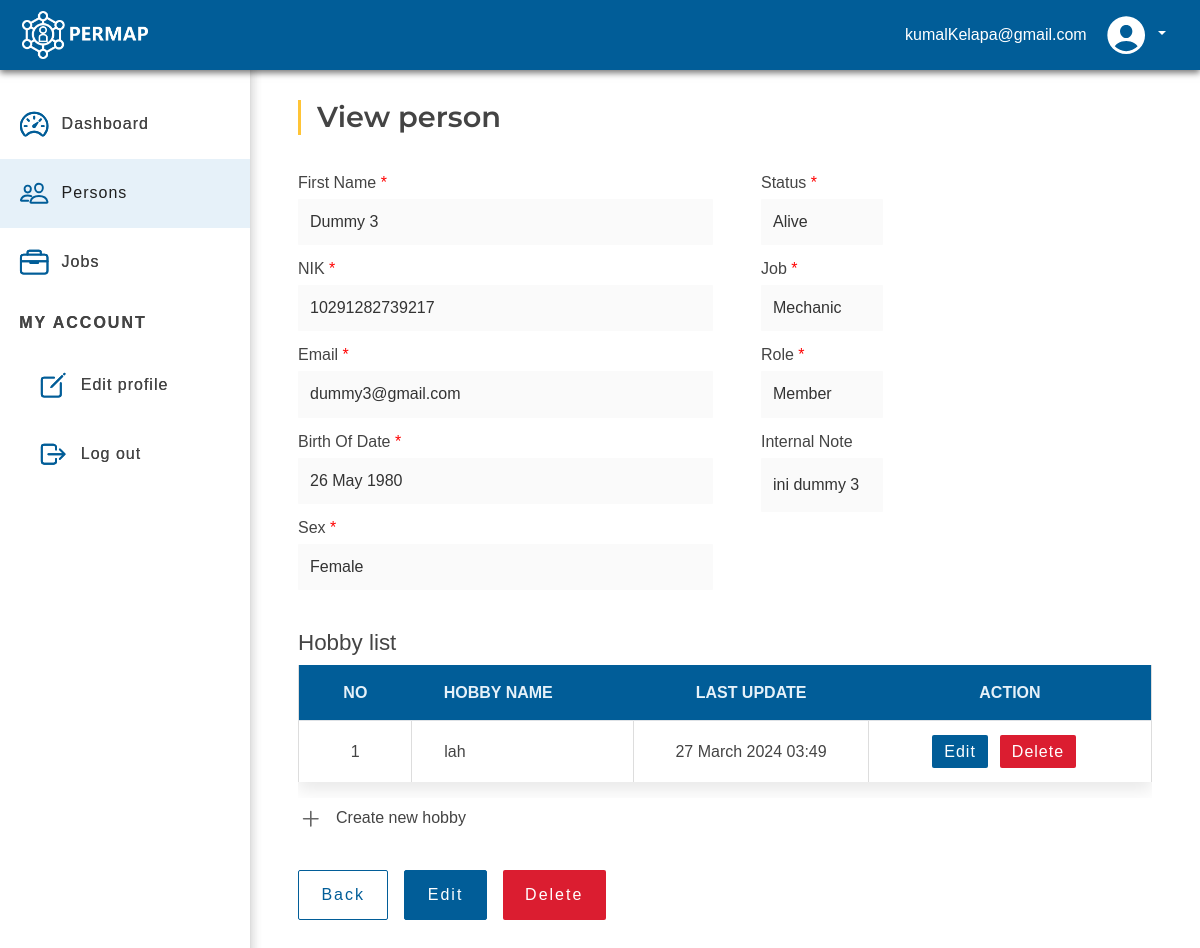
/view-person.php?person=63 (signed in), run on the app's committed database.
### tables this page shows
CREATE TABLE `persons` (
  `id` int NOT NULL AUTO_INCREMENT,
  `firstName` varchar(30) NOT NULL,
  `lastName` varchar(30) DEFAULT NULL,
  `nik` varchar(16) NOT NULL,
  `email` varchar(320) NOT NULL,
  `birthDate` date DEFAULT NULL,
  `sex` varchar(20) NOT NULL,
  `internalNote` varchar(320) DEFAULT NULL,
  `role` varchar(20) NOT NULL,
  `password` varchar(60) NOT NULL,
  `status` tinyint(1) NOT NULL,
  `lastLoggedIn` timestamp NULL DEFAULT NULL,
  PRIMARY KEY (`id`)
);

CREATE TABLE `jobs` (
  `id` int NOT NULL AUTO_INCREMENT,
  `jobs_name` varchar(60) DEFAULT NULL,
  `count` int DEFAULT NULL,
  `last_update` timestamp NOT NULL,
  PRIMARY KEY (`id`)
);

CREATE TABLE `hobbies` (
  `id` int NOT NULL AUTO_INCREMENT,
  `hobbies_name` varchar(60) DEFAULT NULL,
  `person_id` int NOT NULL,
  `last_update` timestamp NULL DEFAULT NULL,
  PRIMARY KEY (`id`),
  KEY `hobbies2_persons_id_fk` (`person_id`),
  CONSTRAINT `hobbies2_persons_id_fk` FOREIGN KEY (`person_id`) REFERENCES `persons` (`id`)
);

### action/utils.php (called while the page is built, shortened)
<?php
require_once __DIR__ . "/../include/db.php";
function getPersonHobbiesFromDb(string $personId): array
{
    global $PDO;
    try {
        $query = "SELECT * FROM `hobbies` WHERE `person_id` = :person_id ORDER BY id DESC ";
        $stmt = $PDO->prepare($query);
        $stmt->execute(array(
            "person_id" => $personId
        ));
        $personHobbies = $stmt->fetchAll(PDO::FETCH_ASSOC);
    } catch (PDOException $e) {
        die("Query error: " . $e->getMessage());
    }
    $result = [];
    for ($i = 0; $i < count($personHobbies); $i++) {
        $hobby = [
            ID => $personHobbies[$i][ID],
            HOBBIES_NAME => $personHobbies[$i][HOBBIES_NAME],
            HOBBIES_PERSON_ID => $personHobbies[$i][HOBBIES_PERSON_ID],
            HOBBIES_LAST_UPDATE => convertDateToTimestamp($personHobbies[$i][HOBBIES_LAST_UPDATE])
        ];
        $result[] = $hobby;
    }
    return $result;
}
function getPersonJob(string $personId)
{
    global $PDO;
    try {
        $query = "SELECT * FROM `person_job` WHERE person_id = :person_id";
        $stmt = $PDO->prepare($query);
        $stmt->execute(array(
            "person_id" => $personId
        ));
        $personJob = $stmt->fetch(PDO::FETCH_ASSOC);
        $queryJob = "SELECT * FROM `jobs` WHERE id = :job_id";
        $stmt = $PDO->prepare($queryJob);
        $stmt->execute(array(
            "job_id" => $personJob[PERSON_JOBS_JOB_ID]
        ));
        return $stmt->fetch(PDO::FETCH_ASSOC);
    } catch (PDOException $e) {
        die("Query error: " . $e->getMessage());
    }
}
function transformSexFromDb(string $value): string
{
    return match ($value) {
        'F' => SEX_FEMALE,
        'M' => SEX_MALE,
        default => SEX_BETTER_NOT_SAY,
    };
}
function transformRoleFromDb(string $value): string
{
    return match ($value) {
        'A' => ROLE_ADMIN,
        default => ROLE_MEMBER
    };
}
function convertDateToTimestamp(mixed $date): int|null
{
    if (!is_numeric($date)) {
        $date = str_replace('-', '/', $date);
        return strtotime($date);
    }
    return null;
}
function &findFirstFromDb(string $tableName, string $key, string $value, int|null $id = null): mixed
{
    global $PDO;
    try {
        $query = "SELECT * FROM $tableName WHERE $key = :value";
        $queryParam = array(
            'value' => $value
        );
        $query .= ' LIMIT 1';
        $stmt = $PDO->prepare($query);
        $stmt->execute($queryParam);
        $firstData = $stmt->fetch(PDO::FETCH_ASSOC);
        return $firstData;
    } catch (PDOException $e) {
        die($e->getMessage());
    }
}
function translateIntToString(int $status): string
{
    return $status == 1 ? "Alive" : "Passed Away";
}
function setPersonValueFromDb(array $array): array
{
    $array[PERSON_BIRTH_DATE] = convertDateToTimestamp($array[PERSON_BIRTH_DATE]);
    $array[PERSON_SEX] = transformSexFromDb($array[PERSON_SEX]);
    $array[PERSON_ROLE] = transformRoleFromDb($array[PERSON_ROLE]);
    return $array;
}

### include/table-3-column.php (the view, shortened to what this page needs)
<?php
function tableThreeColumn(
    string      $identifier,
    array       $user,
    string      $constName,
    string      $modalText,
    array|null  $array = null,
    array|null  $dataPaginated = null,
    int|null    $prev = null,
    int|null    $next = null,
    int|null    $page = null,
    int|null    $limit = null,
    string|null $noun = null,
    int|null    $personId = null,
    string|null    $keyword = null): void
{
    ?>
    <div class="row">
        <div class="col-xxl-12">
            <div class="row">
                <div class="col-xl-12 col-lg-12 col-md-12">
                    <div class="table-wrapper ">
                        <div class="table-container">
                            <div class="table-responsive">
                                <table class="table" id="table">
                                    <thead>
                                    <tr>
                                        <th scope="col" class="text-center">No</th>
                                        <th scope="col"><?= $noun ?> Name</th>
                                        <th scope="col" class="text-center">Last update</th>
                                        <?php
                                        if ($identifier === 'page-my-profile' || $identifier === 'page-view-person' && $user[PERSON_ROLE] == ROLE_ADMIN || $identifier === 'page-hobbies' && $user[PERSON_ROLE] == ROLE_ADMIN) {
                                            ?>
                                            <th scope="col" class="text-center">Action</th>
                                            <?php
                                        }
                                        ?>
                                    </tr>
                                    </thead>
                                    <tbody>
                                    <?php
                                    $number = ($page - 1) * $limit + 1;
                                    $dataArray = $dataPaginated[PAGING_DATA] ?? $array;
                                    foreach ($dataArray as $data) { ?>
                                        <tr>
                                            <td class="text-center p-3"><?= $number ?></td>
                                            <td><?= $data[HOBBIES_NAME] ?></td>
                                            <td class="text-center p-3"><?= date('d F Y H:i', $data[HOBBIES_LAST_UPDATE]) ?></td>
                                            <?php
                                            if ($identifier === 'page-my-profile' || $identifier === 'page-view-person' && $user[PERSON_ROLE] == ROLE_ADMIN || $identifier === 'page-hobbies' && $user[PERSON_ROLE] == ROLE_ADMIN) {
                                                ?>
                                                <td>
                                                    <div class="person-btn d-flex justify-content-center align-items-center">
                                                        <button class="btn p-0">
                                                            <a
                                                                    href="../edit-hobby.php?hobby=<?= $data[ID] ?>"
                                                                    class="nav-link table-nav block-color-btn"
                                                            >Edit</a
                                                            >
                                                        </button>
                                                        <button class="btn" type="button"
                                                                data-bs-toggle="modal"
                                                                data-bs-target="#exampleModal<?= $data[ID] ?>"
                                                        ><a class="delete-btn nav-link table-nav">Delete</a>
                                                        </button>
                                                    </div>
                                                </td>
                                                <?php
                                            }
                                            ?>
                                        </tr>
                                        <?php
                                        $number++;
                                    }
                                    ?>
                                    </tbody>
                                </table>
                            </div>
                            <?php
                            if ($identifier === 'page-my-profile' || ($identifier === 'page-view-person' && $user[PERSON_ROLE] === ROLE_ADMIN)) {
                                ?>
                                <div class="form-input">
                                    <a href="../add-hobby.php?person=<?= $personId ?>"
                                       class="nav-link mt-1 mb-3 add-icon">
                                        <div style="fill: #000000">
                                            <svg xmlns="http://www.w3.org/2000/svg" class="ionicon"
                                                 viewBox="0 0 512 512">
                                                <path fill="none" stroke="currentColor" stroke-linecap="round"
                                                      stroke-linejoin="round" stroke-width="32"
                                                      d="M256 112v288M400 256H112"/>
                                            </svg>
                                            <span class="ps-2">Create new hobby</span>
                                        </div>
                                    </a>
                                </div>
                                <?php
                            }
                            ?>
                        </div>
                    </div>
                </div>
            </div>
        </div>
    </div>
    <?php
}

### include/inputForm.php (shortened to what this page needs)
    <?php
function showTextValue(array $person, array $arraySex, array $arrayRole, string $personJob, string $userRole, array|null $personData = null)
{
    ?>
    <div class="col-xxl-6 col-xl-6 col-lg-6 me-4">
        <div class="mb-3 form-input">
            <span class="required title">First Name</span>
            <p>
                <?php
                if (isset($personData[PERSON_FIRST_NAME])) {
                    echo $personData[PERSON_FIRST_NAME];
                } else {
                    echo $person[PERSON_FIRST_NAME];
                }
                ?>
            </p>
        </div>
        <div class="mb-3 form-input">
            <span class="required title">NIK</span>
            <p>
                <?php
                if (isset($personData[PERSON_NIK])) {
                    echo $personData[PERSON_NIK];
                } else {
                    echo $person[PERSON_NIK];
                }
                ?>
            </p>
        </div>
        <div class="mb-3 form-input">
            <span class="required title">Email</span>
            <p>
                <?php
                if (isset($personData[PERSON_EMAIL])) {
                    echo $personData[PERSON_EMAIL];
                } else {
                    echo $person[PERSON_EMAIL];
                }
                ?>
            </p>
        </div>
        <div class="mb-3 form-input">
            <span class="required title">Birth Of Date</span>
            <p>
                <?php
                if (isset($personData[PERSON_BIRTH_DATE])) {
                    echo date("d F Y", $personData[PERSON_BIRTH_DATE]);
                } else {
                    echo date("d F Y", $person[PERSON_BIRTH_DATE]);
                }
                ?>
            </p>
        </div>
        <div class="mb-3 form-input">
            <span class="required title">Sex</span>
            <p>
                <?php
                foreach ($arraySex as $sex) {
                    if ($sex == $person[PERSON_SEX]) {
                        echo SEX_LABEL[$person[PERSON_SEX] . "_LABEL"];
                    }
                }
                ?>
            </p>
        </div>
    </div>
    <div class="col-xxl-5 col-xl-2 col-lg-5">
        <div class="mb-3 form-input">
            <span class="required title">Status</span>
            <p>
                <?php
                if (isset($personData[PERSON_STATUS])) {
                    echo translateIntToString($personData[PERSON_STATUS]);
                } else {
                    echo translateIntToString($person[PERSON_STATUS]);
                }
                ?>
            </p>
        </div>
        <div class="mb-3 form-input">
            <span class="required title">Job</span>
            <p>
                <?= $personJob ?>
            </p>
        </div>
        <div class="mb-3 form-input">
            <span class="required title">Role</span>
            <p>
                <?php
                foreach ($arrayRole as $role) {
                    if ($role == $person[PERSON_ROLE]) {
                        echo ROLE_LABEL[$person[PERSON_ROLE] . "_LABEL"];
                    }
                }
                ?>
            </p>
        </div>
        <?php
        if ($userRole == ROLE_ADMIN) {
            if (isset($personData[PERSON_INTERNAL_NOTE])) {
                ?>
                <div class="mb-3 form-input">
                    <span class="title">Internal Note</span>
                    <p style="line-height: 1.5rem"><?= $personData[PERSON_INTERNAL_NOTE]; ?>
                    </p>
                </div>
                <?php
            } else {
                if (isset($person[PERSON_INTERNAL_NOTE])) {
                    ?>
                    <div class="mb-3 form-input">
                        <span class="title">Internal Note</span>
                        <p style="line-height: 1.5rem"><?= $person[PERSON_INTERNAL_NOTE]; ?>
                        </p>
                    </div>
                    <?php
                }
            }
        }
        ?>
    </div>
    <?php
}

### data on the page
persons: firstName "Dummy 3", nik "10291282739217", email "dummy3@gmail.com", internalNote "ini dummy 3"
jobs: jobs_name "Mechanic"
hobbies: hobbies_name "lah", data "27 March 2024 03:49"

### other printed values
$_SESSION["userEmail"] "kumalKelapa@gmail.com"
date("d F Y", $person[PERSON_BIRTH_DATE]) "26 May 1980"
$noun "Hobby"
$noun "HOBBY"
